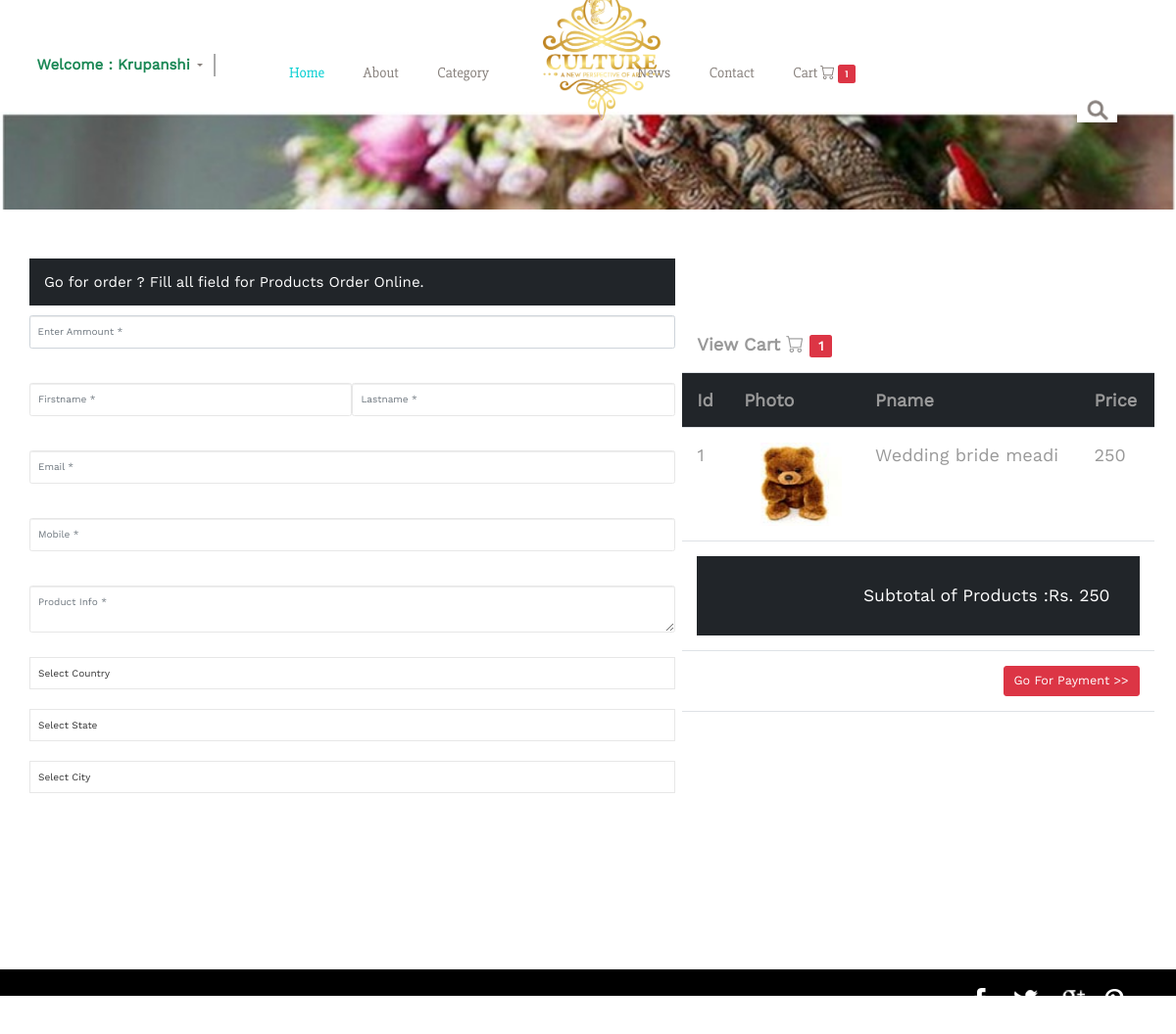
The app's page /checkout-here (signed in) with its own data.
### tables this page shows
CREATE TABLE `tbl_cart` (
  `cartid` int(11) NOT NULL,
  `rid` int(11) NOT NULL,
  `pid` int(11) NOT NULL,
  `pname` varchar(255) NOT NULL,
  `price` int(11) NOT NULL,
  `added_date` varchar(255) NOT NULL
);

CREATE TABLE `tbl_products` (
  `pid` int(11) NOT NULL,
  `catid` int(11) NOT NULL,
  `subcatid` int(11) NOT NULL,
  `pname` varchar(255) NOT NULL,
  `pimage` varchar(255) NOT NULL,
  `oldprice` int(11) NOT NULL,
  `offerprice` int(11) NOT NULL,
  `added_date` varchar(255) NOT NULL,
  `description` text NOT NULL
);

### index.php (called while the page is built)
<?php
require_once("controller/controller.php");
?>

### model/model.php (called while the page is built, shortened)
<?php
class model
{
  public $connection="";
  public function __construct()
  {
    try
    {
      $this->connection=new mysqli("localhost","root","","cultureartdb");
    }
    catch(Exception $e)
    {
      die(mysqli_error($this->connection,$e));
    }
  }
  public function selectalldata($table)
  {
    $select="select * from $table";
    $exe=mysqli_query($this->connection,$select);
    while($fetch=mysqli_fetch_array($exe))
    {
      $arr[]=$fetch;
    }
    return $arr;
  }
  public function selectcartcount($table,$column,$column1,$rid)
   {
    $select="select count($column) as total from $table where $column1='$rid'";
    $exe=mysqli_query($this->connection,$select);
    while($fetch=mysqli_fetch_array($exe))
    {
      $arr[]=$fetch;
    }
    return $arr;
  }
   public function selectsubtotprice($table,$column,$column1,$rid)
   {
    $select="select sum($column) as total from $table where $column1='$rid'";
    $exe=mysqli_query($this->connection,$select);
    while($fetch=mysqli_fetch_array($exe))
    {
      $arr[]=$fetch;
    }
    return $arr;
  }
   public function viewcartdata($table,$table1,$where,$column,$rid)
   {
     $select="select * from $table join $table1  on $where where $column='$rid'";
    $exe=mysqli_query($this->connection,$select);
    while($fetch=mysqli_fetch_array($exe))
    {
      $arr[]=$fetch;
    }
    return $arr;
  }
}
?>

### checkout.php (the view, shortened to what this page needs)
<?php
$action = '';
$posted = array();
$hash = '';
?>
<body onLoad="submitPayuForm()">
<div class="banner1 about-bnr">
</div>
<div class="container gallery">
<div class="row">
<div class="col-md-7">
<h4 class="bg-dark text-white p-4">Go for order ? <span> Fill all field for Products Order Online.</span></h4>
<div class="registration_form">
<form method="post" id="frm" action="<?php echo $action; ?>" name="payuForm" enctype="multipart/form-data">
<div class="form-group col-md-12 col-xs-12">
<input name="amount" value="<?php echo (empty($posted['amount'])) ? '' : $posted['amount'] ?>" class="form-control" placeholder="Enter Ammount *" />
</div>
<div class="form-group col-md-6 col-xs-12">
<input type="text" name="firstname" id="firstname" value="<?php echo (empty($posted['firstname'])) ? '' : $posted['firstname']; ?>" placeholder="Firstname *"  class="form-control">
</div>
<div class="form-group col-md-6 col-xs-12">
<input type="text" name="lname" value="<?php echo $shwprof[0]["lastname"];?>" placeholder="Lastname *" class="form-control">
</div>
<div class="form-group col-md-12 col-xs-12">
<input type="text" name="email" id="email" value="<?php echo (empty($posted['email'])) ? '' : $posted['email']; ?>" placeholder="Email *" class="form-control">
</div>
<div class="form-group col-md-12 col-xs-12">
<input type="text" name="phone" value="<?php echo (empty($posted['phone'])) ? '' : $posted['phone']; ?>" placeholder="Mobile *"  class="form-control">
</div>
<div class="form-group col-md-12 col-xs-12">
<textarea name="productinfo" class="form-control" placeholder="Product Info *"><?php echo (empty($posted['productinfo'])) ? '' : $posted['productinfo'] ?></textarea>
</div>
<div>
<label>
<select  placeholder="country"  name="country" data-bvalidator="required">
<option value="">Select Country</option>
</select>
</label>
</div>
<div>
<label>
<select  placeholder="state"  name="state" data-bvalidator="required">
<option value="">Select State</option>
</select>
</label>
</div>
<div>
<label>
<select  placeholder="city"  name="city" data-bvalidator="required">
<option value="">Select City</option>
</select>
</label>
</div>
</div>
</div>
<div class="col-md-5">
<div class="gallery-grids">
<div class="row">
<table class="table" style="font-size:20px">
<tr>
<th colspan="4">View Cart <i class="bi bi-cart"> </i><span class="badge bade-danger bg-danger"><?php echo $tot[0]["total"];?> </span></th>
</tr>
<tr class="bg-dark">
<th>Id</th>
<th>Photo</th>
<th>Pname</th>
<th>Price</th>
</tr>
<?php
foreach($cartview as $row)
{
?>
<tr>
<td><?php echo $row["cartid"];?></td>
<td><img src="admin/<?php echo $row["pimage"];?>" style="width:100px; height:85px"></td>
<td><?php echo $row["pname"];?></td>
<td><?php echo $row["price"];?></td>
</tr>
<?php
}
?>
<tr>
<td align="right" colspan="5">
<h3 class="bg-dark text-white w-100 p-5">Subtotal of Products :Rs. <?php echo $subtot[0]["total"];?></h3>
</td>
</tr>
<tr>
<td align="right" colspan="5">
<?php if(!$hash) { ?>
<button type="submit" class="btn btn-lg btn-danger pull-right" >Go For Payment >></button>
<?php
}
?>
</td>
</tr>
</table>
</div>
</div>
</div>
</div>
</div>

### assets/css/style.css (style rules this page uses)
body { margin:0; font-family: 'WorkSans-Regular'; }
h1,h2,h3,h4,h5,h6 { margin:0; }
ul,label { margin:0; padding:0; }
.banner1 { background:url(../images/banner.jpg)no-repeat 0px 0px; background-size:cover; min-height: 600px; }
.welcome,.about,.gallery,.news,.codes,.contact,.account { padding: 5em 0; }
.banner1.about-bnr { min-height: 100px; }
.gallery-grids { margin: 6em 0; }
.table > thead > tr > th, .table > tbody > tr > th, .table > tfoot > tr > th, .table > thead > tr > td, .table > tbody > tr > td, .table > tfoot > tr > td { border-top: none !important; }
.table td, .table>tbody>tr>td, .table>tbody>tr>th, .table>tfoot>tr>td, .table>tfoot>tr>th, .table>thead>tr>td, .table>thead>tr>th { padding: 15px!important; }
.table > thead > tr > th, .table > tbody > tr > th, .table > tfoot > tr > th, .table > thead > tr > td, .table > tbody > tr > td, .table > tfoot > tr > td { font-size: 0.9em; color: #999; border-top: none !important; }
.registration_form { display: block; }
.registration_form div { padding:10px 0; }
label { display: block; margin-bottom: 0; font-weight: normal; }
.registration_form input[type="text"],.registration_form input[type="email"],.registration_form input[type="tel"],.registration_form input[type="password"], .registration_form select,.registration_form textarea { padding: 8px; display: block; width:100%; outline: none; color: #333333; -webkit-appearance: none; background: #FFFFFF; border: 1px solid rgb(231, 231, 231); font-weight: normal; font-size:1em; }
@media (max-width:1280px) { .banner1 { min-height: 500px; } }

### records on screen
tbl_cart: cartid "1", pid.pimage (picture), pid.pname "Wedding bride meadi", price "250"

### other values on screen
$_SESSION["fname"] "Krupanshi"
$tot[0]["total"] "1"
$subtot[0]["total"] "250"
